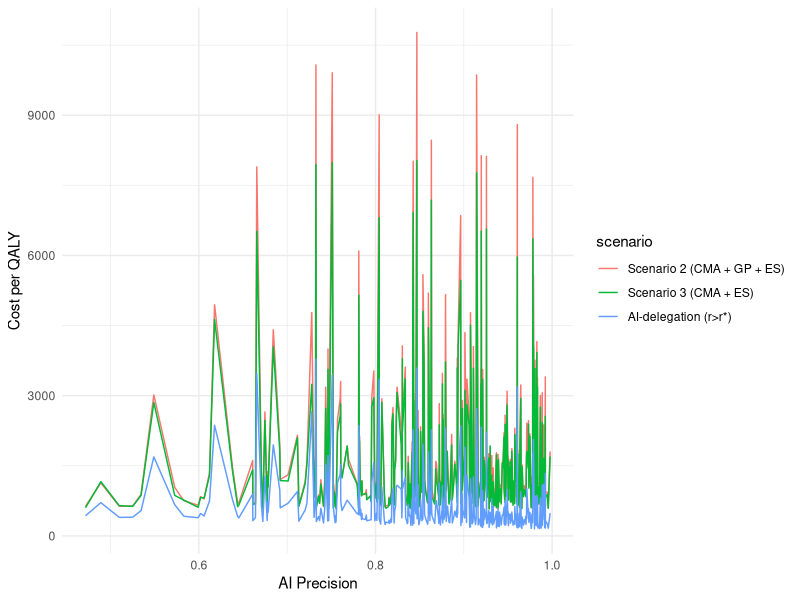
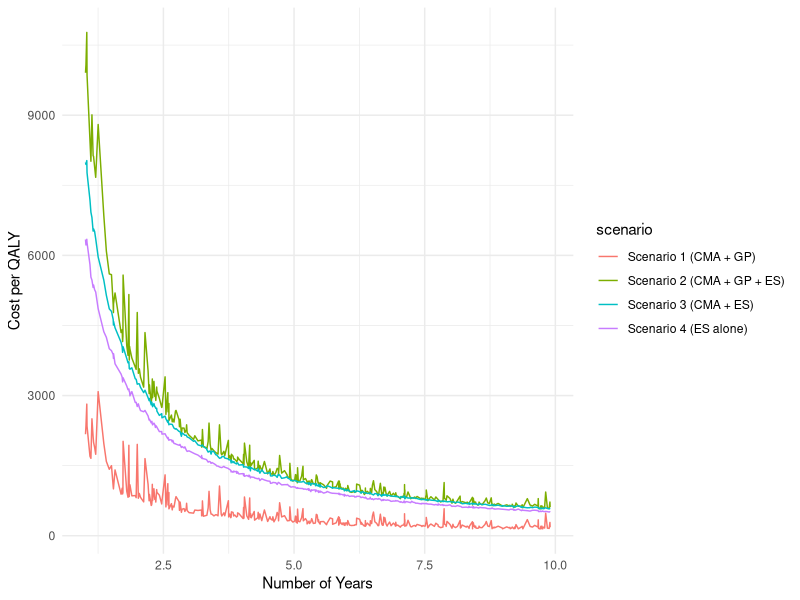

The R source for these figures, in order:
## ---- chunk 1
library(tidyverse)
library(ggplot2)
library(dplyr)
library(gridExtra)
library(cowplot)
library(patchwork)
set.seed(123)
## ---- chunk 2
# Define functions
ppv <- function(se, sp, p){ # se = sensitivity, sp = specificity, p = disease prevalence
  value <- (se * p) / (se * p + ((1 - sp) * (1 - p)))
  return(value) 
}

npv <- function(se, sp, p){
  value <- (sp * (1 - p)) / ((1 - se) * p + sp * (1 - p))
  return (value)
}

# Expected utility
EU <- function(pv, u_t, u_f){   # pv = (PPV OR NPV), u_t = (U_TP OR U_TN), u_f = (U_FP OR U_FN)
  return (pv*u_t + (1-pv)*u_f)
}

# QALY function
qaly <- function(x, tat, u_s0, eu){
  return (tat*u_s0 + (x-tat)*eu)
}
## ---- chunk 3
# Simulate parameters
n <- 400

# Diagnostic yields
cma_yield <- rbeta(n, 154,1382) # CMA yield
gp_yield <- rbeta(n, 234, 1871)  # gene-panel yield
es_yield_1tier <- rbeta(n, 27, 46)  # WES first-tier yield (mean 0.37)
es_yield_3tier <- rbeta(n, 228, 464) # WES third-tier yield (mean 0.33)
es_yield_2tier <- rbeta(n, 35, 65) # The yield of WES as second-tier test is slightly lower than first-tier but higher than third-tier

# Costs
expert_fee <- 165 # cost at decision node
es_cost <- rnorm(n, 4589.4, 45) # cost of WES
cma_cost <- rgamma(n, 2010, 2.44) # cost of CMA
gp_cost <- rlnorm(n, log(400), 0.8213) # cost of gene-panel

# Sensitivity & Specificity
cma_se <- 0.9068
cma_sp <- 0.9440
gp_se <- 0.8960
gp_sp <- 0.9250
es_se <- 0.9593
es_sp <- 0.9933

#Disease prevalence
p <- 0.1665

# PPV & NPV
cma_ppv <- ppv(cma_se, cma_sp, p)
cma_npv <- npv(cma_se, cma_sp, p)
gp_ppv <- ppv(gp_se, gp_sp, p)
gp_npv <- npv(gp_se, gp_sp, p)
es_ppv <- ppv(es_se, es_sp, p)
es_npv <- npv(es_se, es_sp, p)

# Turnaround time, measured in years
cma_tat <- (6*7)/365
cma_gp_tat <- (14*7)/365
cma_gp_es_tat <- (26*7)/365
cma_es_tat <- (18*7)/365
es_tat <- (12*7)/365
ai_tat1 <- (10*7)/365
ai_tat2 <- (18*7)/365

# AI precision, assume that it follows a beta distribution with mean 0.87 & SD 0.1
mu <- 0.87
sigma <- 0.1
a <- mu * ((mu * (1 - mu) / sigma^2) - 1)
b <- (1 - mu) * ((mu * (1 - mu) / sigma^2) - 1)
ai_precision <- rbeta(n, a, b)

# utility weight
u_tp <- rnorm(n,0.9,0.02)
u_tn <- 1
u_fp <- rnorm(n,0.8,0.02)
u_fn <- runif(n,-1,0)
u_s0 <- 0

# expected utility for different outcome states
eu_cma_pos <- EU(cma_ppv, u_tp, u_fp) # CMA, positive
eu_gp_pos <- EU(gp_ppv, u_tp, u_fp) # gene-panel, positive
eu_gp_neg <- EU(gp_npv, u_tn, u_fn) # gene-panel, negative
eu_es_pos <- EU(es_ppv, u_tp, u_fp) # ES, positive
eu_es_neg <- EU(es_npv, u_tn, u_fn) # ES, negative
## ---- chunk 4
generate_data <- function(x) {
  
  # Scenario 1 (CMA + GP, standard testing)
  s1_cost <- cma_cost + expert_fee + (1-cma_yield)*(gp_cost + expert_fee)  #expected cost
  s1_qaly <- cma_yield*qaly(x,cma_tat,u_s0,eu_cma_pos) + (1-cma_yield)*(gp_yield*qaly(x,cma_gp_tat,u_s0,eu_gp_pos) +    (1-gp_yield)*qaly(x,cma_gp_tat,u_s0,eu_gp_neg)) #expected QALY
  s1_cpq <- s1_cost/s1_qaly # Cost per QALY
  
  # Effective cost for Scenario 2 (CMA + GP + WES)
  s2_cost <- cma_cost + expert_fee + (1-cma_yield)*(gp_cost + expert_fee + (1-gp_yield)*(es_cost + expert_fee))
  s2_qaly <- cma_yield*qaly(x,cma_tat,u_s0,eu_cma_pos) + (1-cma_yield)*(gp_yield*qaly(x,cma_gp_tat,u_s0,eu_gp_pos)   + (1-gp_yield)*es_yield_3tier*qaly(x,cma_gp_es_tat,u_s0,eu_es_pos) + (1-gp_yield)*(1-es_yield_3tier)*qaly(x,cma_gp_es_tat,u_s0,eu_es_neg))
  s2_cpq <- s2_cost/s2_qaly
  
  # Effective cost Scenario 3 (CMA + WES) CMA positive, WES pos & neg
  s3_cost <- cma_cost + expert_fee + (1-cma_yield)*(es_cost + expert_fee) 
  s3_qaly <- cma_yield*qaly(x,cma_tat,u_s0,eu_cma_pos) + (1-cma_yield)*(es_yield_2tier*qaly(x,cma_es_tat,u_s0,eu_es_pos) + (1-es_yield_2tier)*qaly(x,cma_es_tat,u_s0,eu_es_neg))
  s3_cpq <- s3_cost/s3_qaly
  
  # Effective cost for Scenario 4 (WES alone)
  s4_cost <- es_cost + expert_fee
  s4_qaly <- es_yield_1tier*qaly(x,es_tat,u_s0,eu_es_pos) + (1-es_yield_1tier)*qaly(x,es_tat,u_s0,eu_es_neg)
  s4_cpq <- s4_cost/s4_qaly
  
  # Effective cost for AI-delegation mode (r > r*)
  ai_cost <- cma_cost + expert_fee + (1-cma_yield)*(gp_cost + (1-ai_precision)*es_cost) #This is only for r > r*
  ai_qaly <- cma_yield*qaly(x,cma_tat,u_s0,eu_cma_pos) + (1-cma_yield)*ai_precision*qaly(x,ai_tat1,u_s0,eu_gp_pos) + (1-cma_yield)*(1-ai_precision)*(es_yield_3tier*qaly(x,ai_tat2,u_s0,eu_es_pos) + (1-es_yield_3tier)*qaly(x,ai_tat2,u_s0,eu_es_neg))
  ai_cpq <- ai_cost/ai_qaly
  
  complete_data <- data.frame(
    scenario = rep(c("Scenario 1 (CMA + GP)", "Scenario 2 (CMA + GP + ES)", "Scenario 3 (CMA + ES)", 
                     "Scenario 4 (ES alone)", "AI-delegation (r>r*)"), each = n),
    expected_cost = c(s1_cost, s2_cost, s3_cost, s4_cost, ai_cost),
    expected_qaly = c(s1_qaly, s2_qaly, s3_qaly, s4_qaly, ai_qaly),
    cost_per_qaly = c(s1_cpq, s2_cpq, s3_cpq, s4_cpq, ai_cpq),
    ai_performance = rep(ai_precision,5),
    number_of_years = rep(x, 5)
  )
  
  complete_data$scenario <- factor(complete_data$scenario, levels = c("Scenario 1 (CMA + GP)", "Scenario 2 (CMA + GP + ES)", 
                                                         "Scenario 3 (CMA + ES)", "Scenario 4 (ES alone)", "AI-delegation (r>r*)"))
  
  return(complete_data)
}
## ---- chunk 5
x <- runif(n,1,10)
data <- generate_data(x)
expert_alone <- data %>% filter(scenario != "AI-delegation (r>r*)")
ai_delegation <- data %>% filter(scenario %in% c("Scenario 2 (CMA + GP + ES)", "Scenario 3 (CMA + ES)", "AI-delegation (r>r*)"))
## ---- chunk 6
ggplot(ai_delegation, aes(x = ai_performance, y = cost_per_qaly, color = scenario)) +
  geom_line() +
  labs(x = "AI Precision", y = "Cost per QALY") +
  theme_minimal()
## ---- chunk 7
ggplot(expert_alone, aes(x = number_of_years, y = cost_per_qaly, color = scenario)) +
  geom_line() + 
  labs(x = "Number of Years",
       y = "Cost per QALY") +
  theme_minimal()
